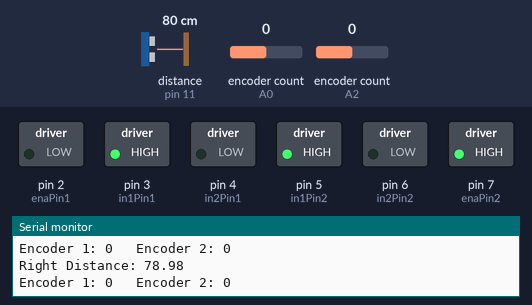
Recording of a sketch running on a simulated Arduino Uno, built with avr-gcc and run on an emulated ATmega328P. Parts: switched loads named in the sketch (green lamp = pin HIGH), the last lines printed to the serial monitor. Wiring (inferred from the names in the program): ultrasonic range finder: trigger pin 10; echo pin 11. The inputs (shaded band) are chosen by the test bench; at power-on: distance to the obstacle (sensor on pin 11) 80 cm, encoder count (sensors on A0, A2) 0. The echo pulse lasts 58.3 µs per cm; pins used as bus, display or sensor lines are not drawn.

Above: at 1.2 s.
1.3 s: distance to the obstacle (sensor on pin 11) set to 2 cm
At 2.6 s:
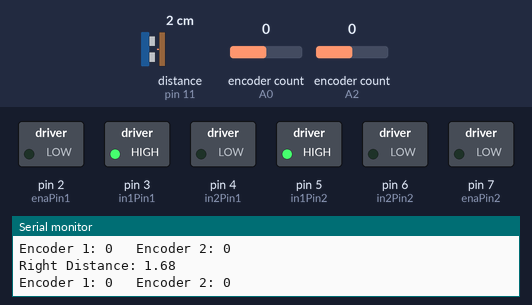
2.9 s: distance to the obstacle (sensor on pin 11) set to 18 cm
5.9 s: distance to the obstacle (sensor on pin 11) set to 22 cm
At 7.1 s:
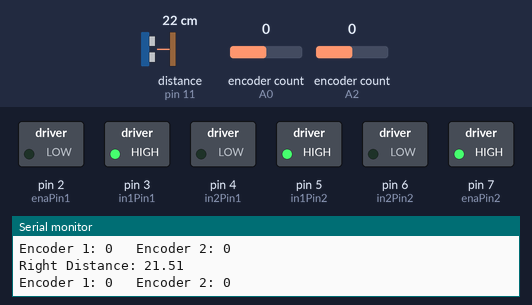
7.6 s: distance to the obstacle (sensor on pin 11) set to 4 cm
At 9.1 s:
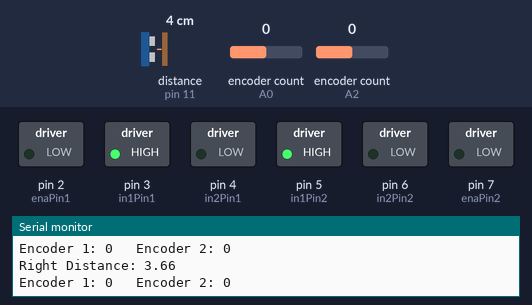
Timing chart, 0 to 10.2 s (numbered marks = the images above; inputs shaded):
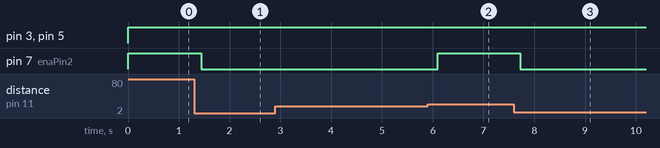

Measured:
- the behaviour switches between 20 and 21 cm on distance to the obstacle (sensor on pin 11) (found by bisection; images 1 and 2)
- after the input at 1.3 s, pin 7 (enaPin2): HIGH → LOW after 0.15 s
- after the input at 5.9 s, pin 7 (enaPin2): goes on until 6.1 s, then stays HIGH
- after the input at 7.6 s, pin 7 (enaPin2): HIGH → LOW after 0.12 s

The sketch:

Wheel.ino
```cpp
#include <Encoder.h>


// Define the pins connected to the L298N two motor driver

int enaPin1 = 2;  // Enable pin for Motor 1
int in1Pin1 = 3;  // IN1 pin for Motor 1
int in2Pin1 = 4;  // IN2 pin for Motor 1

int enaPin2 = 7;  // Enable pin for Motor 2
int in1Pin2 = 5;   // IN3 pin for Motor 2
int in2Pin2 = 6;   // IN4 pin for Motor 2
int var;

// Define the pins connected to the encoders
Encoder encoder1(A0, A1);  // Encoder for Motor 1 (A and B pins connected to A0 and A1)
Encoder encoder2(A2, A3);  // Encoder for Motor 2 (A and B pins connected to A2 and A3)
// Defining ultrasonic sensors

const int   RtrigPin = 10;
const int RechoPin = 11;
//const int   LtrigPin = 12;
//const int LechoPin = 13;

long Rduration;
float Rdistance;
//long Lduration;
//float Ldistance;
void setup() {
  //Setting the Ultrasonic sensors
  pinMode(RtrigPin, OUTPUT); // Sets the trigPin as an Output
  pinMode(RechoPin, INPUT); // Sets the echoPin as an Input
  //pinMode(LtrigPin, OUTPUT); // Sets the trigPin as an Output
  //pinMode(LechoPin, INPUT); // Sets the echoPin as an Input
  Serial.begin(9600); // Starts the serial communication
  // Set motor control pins as OUTPUT
  pinMode(enaPin1, OUTPUT);
  pinMode(in1Pin1, OUTPUT);
  pinMode(in2Pin1, OUTPUT);

  pinMode(enaPin2, OUTPUT);
  pinMode(in1Pin2, OUTPUT);
  pinMode(in2Pin2, OUTPUT);

  // Initialize both motors to be stopped (speed = 0)
  digitalWrite(enaPin1, LOW);
  digitalWrite(in1Pin1, LOW);
  digitalWrite(in2Pin1, LOW);

  digitalWrite(enaPin2, LOW);
  digitalWrite(in1Pin2, LOW);
  digitalWrite(in2Pin2, LOW);

  // Initialize serial communication for debugging
  Serial.begin(9600);
}

void loop() {
  // Read encoder values
  long encoder1Value = encoder1.read();
  long encoder2Value = encoder2.read();

  while(var < 10){
  digitalWrite(RtrigPin, LOW);
  delayMicroseconds(2);
  digitalWrite(RtrigPin, HIGH);
  delayMicroseconds(10);
  digitalWrite(RtrigPin, LOW);
  Rduration = pulseIn(RechoPin, HIGH);
  /*digitalWrite(LtrigPin, LOW);
  delayMicroseconds(2);
  digitalWrite(LtrigPin, HIGH);
  delayMicroseconds(10);
  digitalWrite(LtrigPin, LOW);
  Lduration = pulseIn(echoPin, HIGH); */
  // duration = pulseIn(echoPin, HIGH);
  Rdistance = Rduration * 0.034 / 2;
  //Ldistance = Lduration * 0.034 / 2;
  Serial.print("Right Distance: ");
  Serial.println(Rdistance);
  //Serial.print("Left Distance: ");
  //Serial.println(ldistance);
  // Calculate desired motor speed based on encoder values (you can adjust this logic)
  int motorSpeed1 = map(50, 0, 1000, 50, 1255); // Adjust the mapping as needed
  int motorSpeed2 = map(100, 0, 1000, 50, 1255); // Adjust the mapping as needed
  int RmotorSpeedStop = map(0, 0, 1000, 0,255);
  int LmotorSpeedStop =map(0, 0, 1000, 0, 255);
  if ((Rdistance <=20) /*and(Ldistance <=10)*/ ){
      // Motor 1: Set the motor direction and speed

    digitalWrite(in1Pin1, HIGH); // Set the motor direction (forward)
    digitalWrite(in2Pin1, LOW);
    analogWrite(enaPin1, RmotorSpeedStop); // Set the motor speed
    digitalWrite(in1Pin2, HIGH); // Set the motor direction (forward)
    digitalWrite(in2Pin2, LOW);
    analogWrite(enaPin2, LmotorSpeedStop); // Set the motor speed


  }
  else if ((Rdistance >20) /* and(Ldistance > 10) */) {

  // Motor 1: Set the motor direction and speed
  if (motorSpeed1 > 0) {
    digitalWrite(in1Pin1, HIGH); // Set the motor direction (forward)
    digitalWrite(in2Pin1, LOW);
    analogWrite(enaPin1, motorSpeed1); // Set the motor speed
  } else {
    // Reverse direction if motorSpeed1 is negative
    digitalWrite(in1Pin1, LOW);
    digitalWrite(in2Pin1, HIGH);
    analogWrite(enaPin1, -motorSpeed1); // Set the motor speed (absolute value)
  }


  // Motor 2: Set the motor direction and speed
  if (motorSpeed2 > 0) {
    digitalWrite(in1Pin2, HIGH); // Set the motor direction (forward)
    digitalWrite(in2Pin2, LOW);
    analogWrite(enaPin2, motorSpeed2); // Set the motor speed
  } else {
    // Reverse direction if motorSpeed2 is negative
    digitalWrite(in1Pin2, LOW);
    digitalWrite(in2Pin2, HIGH);
    analogWrite(enaPin2, -motorSpeed2); // Set the motor speed (absolute value)
  }
  }
  // Print encoder values for debugging
  Serial.print("Encoder 1: ");
  Serial.print(encoder1Value);
  Serial.print("   Encoder 2: ");
  Serial.println(encoder2Value);
  delay(200);

  }

  // Add a delay or control logic here as required
  delay(100); // Adjust the delay as needed
}

void moveCircle(){

}
```
